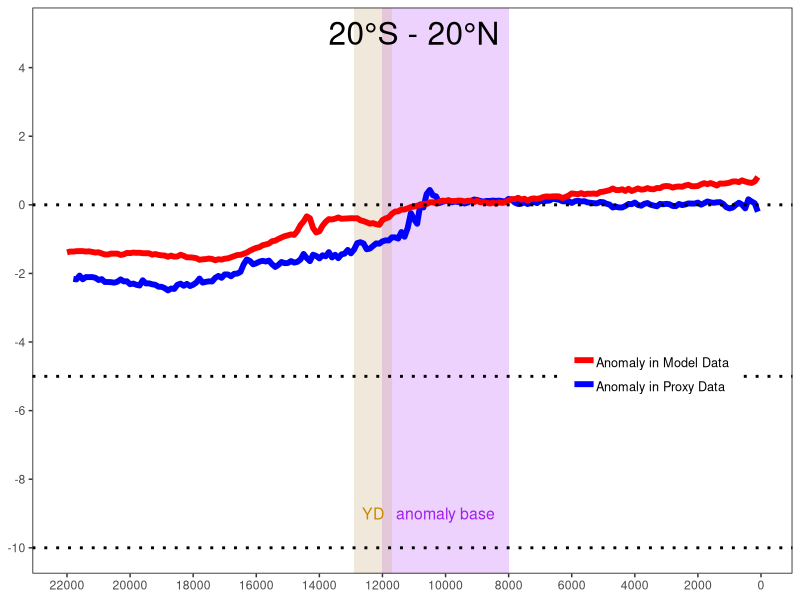
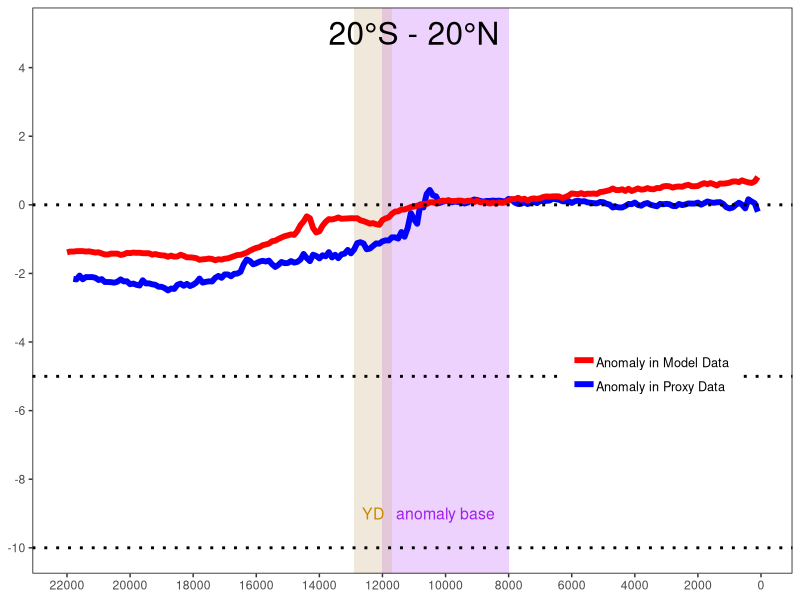

R code for these plots, in order:
library(ggplot2)
library(readr)
setwd("C:/Users/yesha/Documents/GitHub/deglaciation")

proxy_region <- read_csv("data/proxy_lat_band.csv")
model_region <- read_csv("data/model_lat_band.csv")

plot_data <- data.frame(time=proxy_region$time, proxy=proxy_region$Tropical, model=model_region$Tropical)
plot <- ggplot()+
  annotate("rect", fill = "purple", xmin = 8000, xmax = 12000, ymin = -Inf, ymax = Inf,
           alpha = .2)+
  annotate("rect", fill = "tan", xmin = 11700, xmax = 12900, ymin = -Inf, ymax = Inf,
           alpha = .3)+
  annotate("text", x = 11000, y = 5, label = "20°S - 20°N", size = 8)+
  annotate("text", x = 12300, y = -9, label = "YD", size = 4, color = 'orange3')+
  annotate("text", x = 10000, y = -9, label = "anomaly base", size = 4, color = 'purple')+
  geom_line(data=plot_data,aes(time, proxy, colour = "Anomaly in Proxy Data"), size = 2)+
  geom_line(data=plot_data,aes(time, model, colour = "Anomaly in Model Data"), size = 2)+
  #geom_line(data=plot_data,aes(time, diff+5, colour = "Model - Proxy"))+
  scale_colour_manual(values = c(
    'Anomaly in Proxy Data' = 'blue',
    'Anomaly in Model Data' = 'red'
  ))+  
  geom_hline(yintercept = 0, size = 1, linetype='dotted', colour = "black") +
  geom_hline(yintercept = -5, size = 1, linetype='dotted') +
  geom_hline(yintercept = -10, size = 1, linetype='dotted', colour = "black") +
  scale_y_continuous(name = expression("Temperature Anomaly (Â°C)"), limits = c(-10, 5),  breaks = scales::pretty_breaks(n = 10))+
  labs(y = "Anomaly",
       x = "Time (Years BP)",
       colour = 'Legend') +
  #ggtitle("Temperature Anomaly 25Â°S ~ 90Â°S") +
  theme(panel.grid.major = element_blank(),
        panel.grid.minor = element_blank(),
        #panel.background = element_blank(), 
        axis.line.x = element_blank(),
        axis.text = element_text(),
        #axis.ticks.y = element_blank(),
        axis.title.y= element_blank(),
        panel.border = element_rect(colour = "black", fill=NA),
        axis.line= element_blank(),
        axis.title.x= element_blank(),
        legend.justification = c(0, 0),
        legend.position = c(0.7,0.3),
        legend.spacing.x = unit(10, 'pt'),
        legend.text = element_text(margin = margin(t = 3), size=rel(0.83)),
        legend.background = element_rect(colour = NA),
        legend.key = element_rect(colour = "white", fill = NA),
        legend.title = element_blank(),
        panel.background = element_rect(fill = "transparent",colour = NA),
        plot.background = element_rect(fill = "transparent",colour = NA)
  ) +
  scale_x_reverse(limits = c(22000, 100), breaks = scales::pretty_breaks(n = 10))
plot

ggsave("img/Tropical.png", width = 8, height = 5, bg = "transparent")
